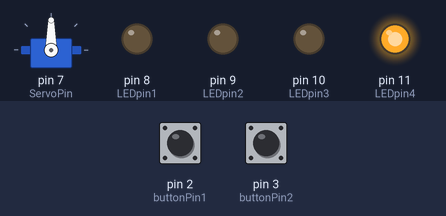
Bench run of a sketch on a simulated Arduino Uno, built with avr-gcc and run on an emulated ATmega328P. Shown: servo, output pins drawn as LEDs (lit = HIGH). The inputs (shaded band) are chosen by the test bench; at power-on: pin 2 (buttonPin1) LOW, pin 3 (buttonPin2) LOW. What the sketch prints to the serial monitor is not drawn.

Above: at 1.2 s.
1.3 s: pin 2 (buttonPin1) pulled HIGH for 1 s
At 2.7 s:
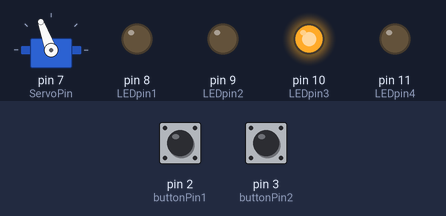
3.8 s: pin 3 (buttonPin2) pulled HIGH for 1 s
At 5.7 s:
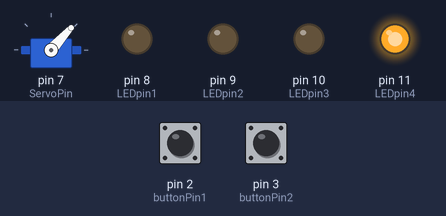
6.3 s: pin 3 (buttonPin2) pulled HIGH for 0.15 s
At 7.6 s:
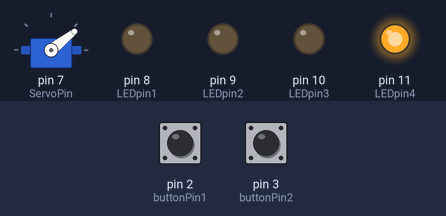
7.9 s: pin 2 (buttonPin1) pulled HIGH for 0.15 s
At 8.8 s:
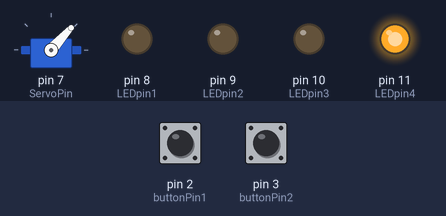
9.5 s: pin 2 (buttonPin1) pulled HIGH for 3.2 s
At 10.8 s:
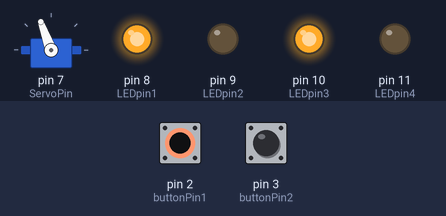
14.2 s: pin 3 (buttonPin2) pulled HIGH for 3.2 s
At 16.0 s:
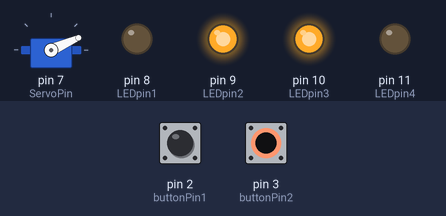
Timing chart, 0 to 18.9 s (numbered marks = the images above; inputs shaded):
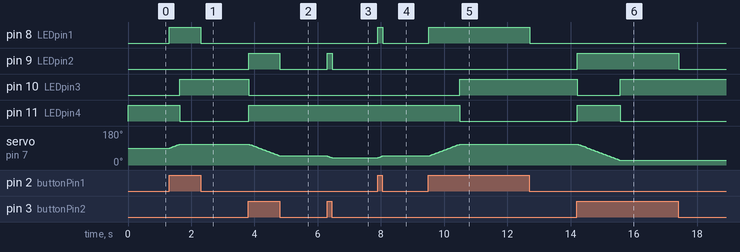

Measured:
- after the input at 1.3 s, pin 8 (LEDpin1): LOW → HIGH at once, → LOW 0.99 s later; pin 10 (LEDpin3): LOW → HIGH after 0.34 s; pin 11 (LEDpin4): HIGH → LOW after 0.34 s; servo on pin 7 (ServoPin): moves from 90° to 110° over 0.32 s, starting at once
- after the input at 3.8 s, pin 9 (LEDpin2): LOW → HIGH at once, → LOW 0.99 s later; pin 10 (LEDpin3): HIGH → LOW at once; pin 11 (LEDpin4): LOW → HIGH at once; servo on pin 7 (ServoPin): moves from 110° to 48° over 0.97 s, starting at once
- after the input at 6.3 s, pin 9 (LEDpin2): LOW → HIGH at once, → LOW 0.15 s later; servo on pin 7 (ServoPin): 48° → 38° at once
- after the input at 7.9 s, pin 8 (LEDpin1): LOW → HIGH at once, → LOW 0.16 s later; servo on pin 7 (ServoPin): 38° → 48° at once
- after the input at 9.5 s, pin 8 (LEDpin1): LOW → HIGH at once, → LOW 3.2 s later; pin 10 (LEDpin3): LOW → HIGH after 0.99 s; pin 11 (LEDpin4): HIGH → LOW after 0.99 s; servo on pin 7 (ServoPin): moves from 48° to 110° over 0.97 s, starting at once
- after the input at 14.2 s, pin 9 (LEDpin2): LOW → HIGH at once, → LOW 3.2 s later; pin 10 (LEDpin3): HIGH → LOW at once, → HIGH 1.3 s later; pin 11 (LEDpin4): LOW → HIGH at once, → LOW 1.3 s later; servo on pin 7 (ServoPin): moves from 110° to 24° over 1.3 s, starting at once

The sketch:

_05_FullServoPackage.ino
```cpp
// We're going to include a single library to control the PWM output to the servo
#include <Servo.h>

// Now that we have the library, we need to create an object from that library
Servo myservo;

// We need two buttons and four LEDs
#define buttonPin1 2
#define buttonPin2 3
#define LEDpin1 8
#define LEDpin2 9
#define LEDpin3 10
#define LEDpin4 11

// We also need to define the pin that the servo uses
#define ServoPin 7

// While we're at it, let's set the speed of our servo
// 0 is fastest
#define ServoSpeed 10

// And finally, we need the Max and Min PWM values
#define maxPWM 110 // Max Value 180
#define minPWM 24   // Min Value 0

// We need a variable that will hold the value to be encoded into PWM
// This will also set the default position on power-up
int servoVal = 90;

// This is the variable that stores the state of the button
int OnOff = 0;

void setup()
{
  // Open the serial port so we can see the values of our button
  Serial.begin(9600);

  // Let's tell the servo object to what pin the servo is attached
  myservo.attach(ServoPin);

  // Setting the mode for the pin to which LED1 is connected
  pinMode(LEDpin1, OUTPUT);

  // Setting the mode for the pin to which LED2 is connected
  pinMode(LEDpin2, OUTPUT);

  // Setting the mode for the pin to which LED3 is connected
  pinMode(LEDpin3, OUTPUT);

  // Setting the mode for the pin to which LED4 is connected
  pinMode(LEDpin4, OUTPUT);

  // Setting the mode for the pin to which the button1 is connected
  pinMode(buttonPin1, INPUT);

  // Setting the mode for the pin to which the button2 is connected
  pinMode(buttonPin2, INPUT);
}

void loop()
{
  // Calline the buttonRead function once for each button
  buttonRead(buttonPin1, LEDpin1);
  buttonRead(buttonPin2, LEDpin2);
  moveServo();

}

// This function can be passed two values: the number of the button pin & the number of the LED pin
// Doing it this way means I don't have to rewrite the code for each button/LED pair
void buttonRead(int button, int LED)
{
  // Read the button state and put the value into the variable "OnOff"
  OnOff = digitalRead(button);

  // Conditional Statement -- Only runs if true
  if (OnOff == HIGH)
  {
  Serial.print("High");
  Serial.print("\t");
  digitalWrite(LED, HIGH);

  // We need to know WHICH button was pressed in order to move the servo in the right direction
  // This is a NESTED if statement
  // Each of these statements will only run if they are true AND if the if statement above is true
    if (button == buttonPin1)
    {
      servoVal = servoVal + 1;
    }
    if (button == buttonPin2)
    {
      servoVal = servoVal -1;
    }
  }

  // This runs if the root if-statement is no true
  else
  {
  Serial.print("Low");
  Serial.print("\t");
    digitalWrite(LED, LOW);
  }

    Serial.print(servoVal);
    Serial.print("\n");
}

// This function does two things:
// First, it makes sure that the value being sent to the servo stays between Min and Max
// Second, it send the error-checked value to the digital pin connected to the servo
void moveServo()
{
  if(servoVal >= maxPWM)
  {
    servoVal = maxPWM;
    digitalWrite(LEDpin3, HIGH);
    digitalWrite(LEDpin4, LOW);
  }
  else
  if(servoVal <= minPWM)
  {
    servoVal = minPWM;
    digitalWrite(LEDpin3, HIGH);
    digitalWrite(LEDpin4, LOW);
  }
  else
  {
    digitalWrite(LEDpin3, LOW);
    digitalWrite(LEDpin4, HIGH);
  }
  myservo.write(servoVal);
  delay(ServoSpeed);
}
```
